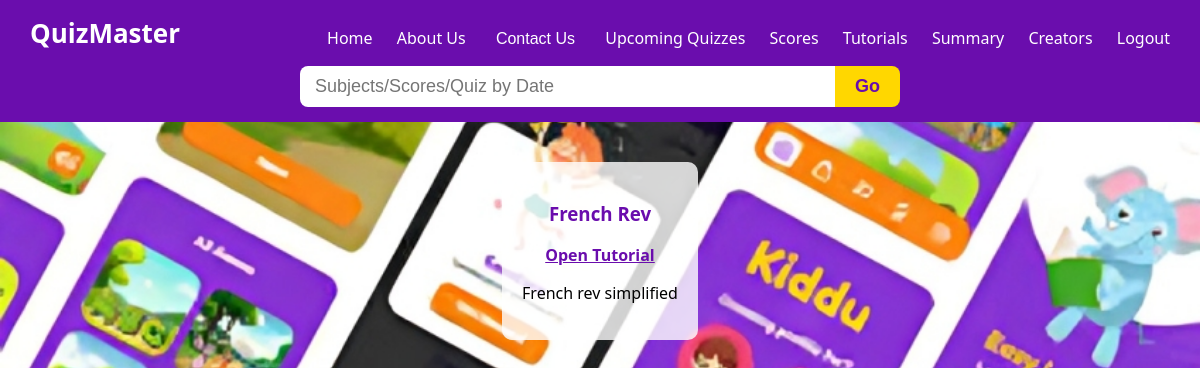
The app's page /usertutorials (signed in), older data.
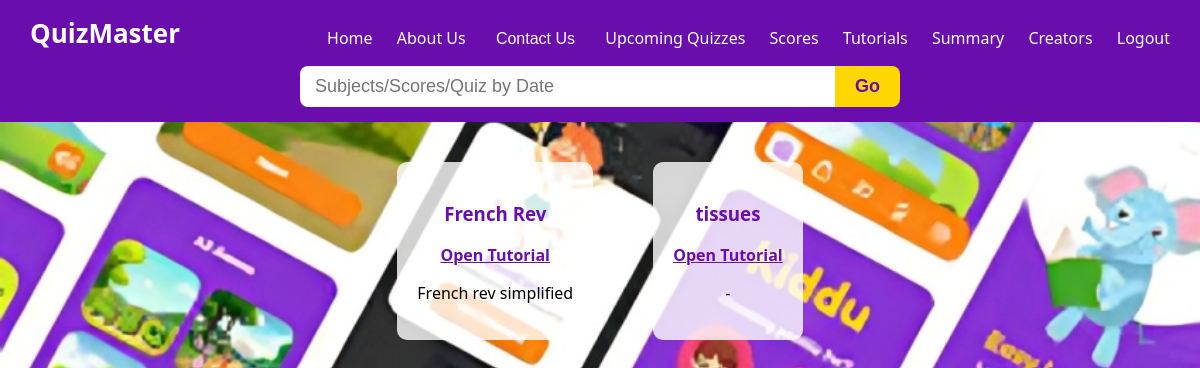
The same page, newer data.
### app.py (models this page shows)
class Tutorials(db.Model):
    __tablename__ = 'tutorials'
    tut_id = db.Column(db.Integer, autoincrement=True, primary_key=True)
    tut_name = db.Column(db.String(20), nullable=False)
    tut_link = db.Column(db.Text, nullable=False)
    tut_desc = db.Column(db.String(50), nullable=False)
    chap_id = db.Column(db.Integer, db.ForeignKey("chapter.chap_id", ondelete="CASCADE"), nullable=False)

### app.py (the view)
@app.route('/usertutorials', methods=["GET"])
def usertutorials():
    tutorial=Tutorials.query.all()
    t=[]
    for tut in tutorial:
        chap=Chapter.query.get(tut.chap_id)
        if int(chap.standard)==int(session.get('std')):
            t.append(tut)
    return render_template('usertutorial.html', t=t)

### app.py (called while the page is built)
@app.before_request
def create_tables():
    db.create_all()
    if not User.query.filter_by(email="Admin12@gmail.com").first():
        admin=User(name="Admin", email="Admin12@gmail.com", password=generate_password_hash("Silvia06@10"), std=0, dob=datetime.strptime("2006-06-01", "%Y-%m-%d").date(),admin=True)
        db.session.add(admin)
        db.session.commit()

### templates/usertutorial.html (shortened to what this page needs)
<!DOCTYPE html>
<html lang="en">
<head>
</head>
<body>
  <nav>
    <div class="nav-container">
        <div class="logo">QuizMaster</div>
        <div class="nav-links">
            <a href="/user_Dashboard">Home</a>
            <a href="/about">About Us</a>
            <button onclick="scrollToContactUs()">Contact Us</button>
            <a href="/upquiz">Upcoming Quizzes</a>
            <a href="/viewScores">Scores</a>
            <a href="/usertutorials">Tutorials</a>
            <a href="/results">Summary</a>
            <a href="/creators">Creators</a>
            <a href="{{url_for('logout')}}">Logout</a>
        </div>
        <div class="nav-search">
        <form action="{{url_for('user_search')}}" method="GET" class="search-form">
            <input type="search" name="query" id="ad_search" placeholder="Subjects/Scores/Quiz by Date" />
            <button type="submit">Go</button>
        </form>
        </div>
    </div>
</nav>
  <div class="container pt-5">
    {% for tut in t %}
    <div style="background-color: rgba(255,255,255,0.8); padding: 20px; border-radius: 10px; max-width: 300px; text-align: center;">
      <h3 style="color: #6a0dad;">{{ tut.tut_name }}</h3>
     <a href="{{ tut.tut_link }}" target="_blank" style="color: #6a0dad; font-weight: bold; text-decoration: underline;">Open Tutorial</a>
      <p>{{ tut.tut_desc }}</p>
    </div>
    {% endfor %}
  </div>
</body>
</html>

Row changes from the older to the newer data that the page shows:
added Tutorials: tut_name "tissues", tut_desc "-"
